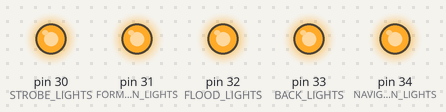
Recording of a sketch running on a simulated Arduino Mega 2560, built with avr-gcc and run on an emulated ATmega2560. On the bench: output pins drawn as LEDs (lit = HIGH).

Above: at 0.2 s.
At 1.7 s:
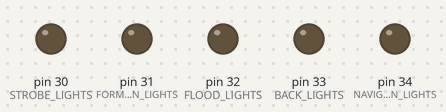
Timing chart, 0 to 3.0 s (numbered marks = the images above):
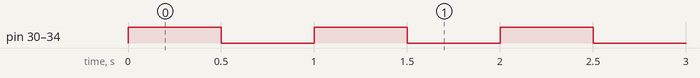

Measured:
- by itself, pin 30 (STROBE_LIGHTS), pin 31 (FORMATION_LIGHTS), pin 32 (FLOOD_LIGHTS), pin 33 (BACK_LIGHTS), pin 34 (NAVIGATION_LIGHTS): alternates HIGH for 0.50 s and LOW for 0.50 s

The sketch:

Exterior_Lights_Test_V003_PCB.ino
```cpp
/*
 * The V003 PCB supports digital write, but not PWM
 * as the pins selected didn't support PWM, addressed with the V004 PCB
 * which uses a combination of pins on the upper and lower PCB
 */

#define STROBE_LIGHTS 30
#define NAVIGATION_LIGHTS 34
#define FORMATION_LIGHTS 31
#define BACK_LIGHTS 33
#define FLOOD_LIGHTS 32

void setup() {
  pinMode(STROBE_LIGHTS, OUTPUT);
  pinMode(NAVIGATION_LIGHTS, OUTPUT);
  pinMode(FORMATION_LIGHTS, OUTPUT);
  pinMode(BACK_LIGHTS, OUTPUT);
  pinMode(FLOOD_LIGHTS, OUTPUT);
}

void loop() {
  digitalWrite(STROBE_LIGHTS, HIGH);
  digitalWrite(NAVIGATION_LIGHTS, HIGH);
  digitalWrite(FORMATION_LIGHTS, HIGH);
  digitalWrite(BACK_LIGHTS, HIGH);
  digitalWrite(FLOOD_LIGHTS, HIGH);
  delay(500);
  digitalWrite(STROBE_LIGHTS, LOW);
  digitalWrite(NAVIGATION_LIGHTS, LOW);
  digitalWrite(FORMATION_LIGHTS, LOW);
  digitalWrite(BACK_LIGHTS, LOW);
  digitalWrite(FLOOD_LIGHTS, LOW);
  delay(500);
}
```
